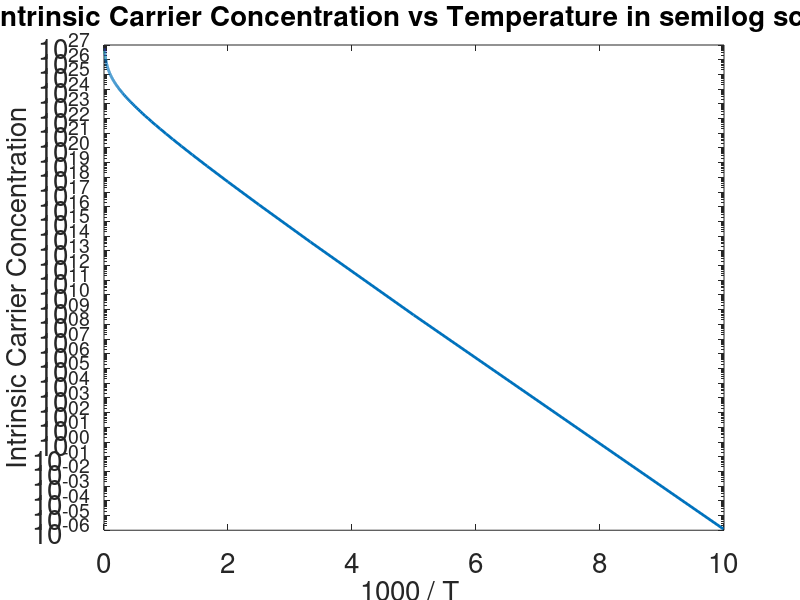

Write the MATLAB code that produced this figure.
clc;   
clear;  
close;
ev = 1.602e-19; 
Eg =1.12;
K = 1.38e-23;
T = linspace(0,100000,1000); 
h = 6.626e-34; 
m =9.1e-31; 
for i =1:length(T)
 n(i) =2*(((m*K*T(i))/(2*pi*h*h))^1.5)*exp(-Eg*ev/(2*K*T(i)));
endfor
semilogy(1000./T, n, 'linewidth', 2)
set(gca, "fontsize", 20)
xlabel("1000 / T ", 'fontsize', 20)
ylabel("Intrinsic Carrier Concentration", 'fontsize', 20)
title(" Intrinsic Carrier Concentration vs Temperature in semilog scale", 'fontsize', 20)